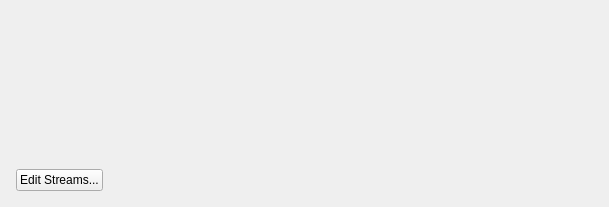
<?xml version="1.0" encoding="UTF-8"?>
<ui version="4.0">
 <class>LegacyCameraSettingsStreamsPanel</class>
 <widget class="QWidget" name="LegacyCameraSettingsStreamsPanel">
  <property name="geometry">
   <rect>
    <x>0</x>
    <y>0</y>
    <width>609</width>
    <height>207</height>
   </rect>
  </property>
  <layout class="QVBoxLayout" name="verticalLayout">
   <property name="leftMargin">
    <number>16</number>
   </property>
   <property name="topMargin">
    <number>16</number>
   </property>
   <property name="rightMargin">
    <number>16</number>
   </property>
   <property name="bottomMargin">
    <number>16</number>
   </property>
   <item>
    <widget class="nx::vms::client::desktop::InputField" name="cameraIdInputField" native="true"/>
   </item>
   <item>
    <widget class="nx::vms::client::desktop::InputField" name="primaryStreamUrlInputField" native="true"/>
   </item>
   <item>
    <widget class="nx::vms::client::desktop::InputField" name="secondaryStreamUrlInputField" native="true"/>
   </item>
   <item>
    <widget class="QPushButton" name="editStreamsButton">
     <property name="sizePolicy">
      <sizepolicy hsizetype="Fixed" vsizetype="Fixed">
       <horstretch>0</horstretch>
       <verstretch>0</verstretch>
      </sizepolicy>
     </property>
     <property name="text">
      <string>Edit Streams...</string>
     </property>
    </widget>
   </item>
  </layout>
 </widget>
 <customwidgets>
  <customwidget>
   <class>nx::vms::client::desktop::InputField</class>
   <extends>QWidget</extends>
   <header location="global">nx/vms/client/desktop/common/widgets/input_field.h</header>
   <container>1</container>
  </customwidget>
 </customwidgets>
 <resources/>
 <connections/>
</ui>
